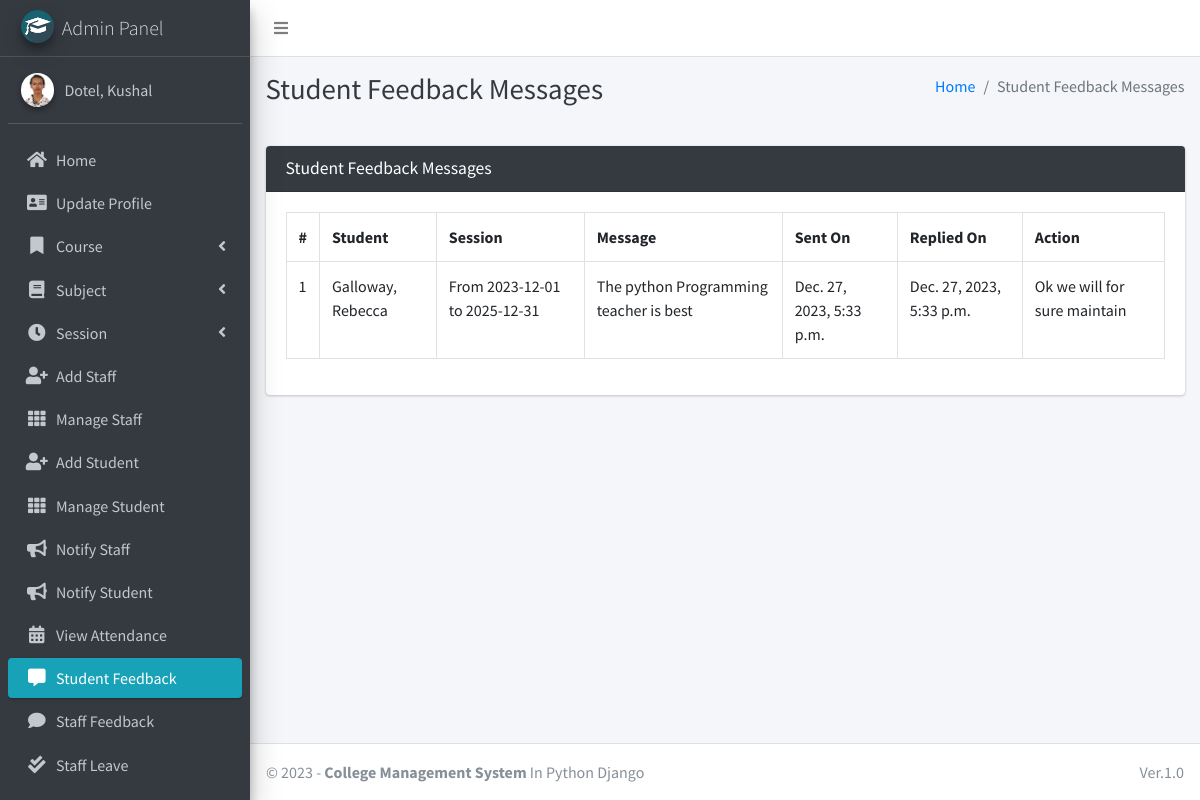
The app's page /student/view/feedback/ (signed in) with its own data.
### main_app/models.py (models this page shows)
class CustomUser(AbstractUser):
    USER_TYPE = ((1, "HOD"), (2, "Staff"), (3, "Student"))
    GENDER = [("M", "Male"), ("F", "Female")]
    username = None  # Removed username, using email instead
    email = models.EmailField(unique=True)
    user_type = models.CharField(default=1, choices=USER_TYPE, max_length=1)
    gender = models.CharField(max_length=1, choices=GENDER)
    profile_pic = models.ImageField()
    address = models.TextField()
    fcm_token = models.TextField(default="")  # For firebase notifications
    created_at = models.DateTimeField(auto_now_add=True)
    updated_at = models.DateTimeField(auto_now=True)
    USERNAME_FIELD = "email"
    REQUIRED_FIELDS = []
    objects = CustomUserManager()
    def __str__(self):
        return self.last_name + ", " + self.first_name

class FeedbackStudent(models.Model):
    student = models.ForeignKey(Student, on_delete=models.CASCADE)
    feedback = models.TextField()
    reply = models.TextField()
    created_at = models.DateTimeField(auto_now_add=True)
    updated_at = models.DateTimeField(auto_now=True)

class Student(models.Model):
    admin = models.OneToOneField(CustomUser, on_delete=models.CASCADE)
    course = models.ForeignKey(Course, on_delete=models.DO_NOTHING, null=True, blank=False)
    session = models.ForeignKey(Session, on_delete=models.DO_NOTHING, null=True)
    def __str__(self):
        return self.admin.last_name + ", " + self.admin.first_name

class Session(models.Model):
    start_year = models.DateField()
    end_year = models.DateField()
    def __str__(self):
        return "From " + str(self.start_year) + " to " + str(self.end_year)

### main_app/hod_views.py (the view, shortened to what this page needs)
# urls.py: path("student/view/feedback/", hod_views.student_feedback_message,
@csrf_exempt
def student_feedback_message(request):
    if request.method != 'POST':
        feedbacks = FeedbackStudent.objects.all()
        context = {
            'feedbacks': feedbacks,
            'page_title': 'Student Feedback Messages'
        }
        return render(request, 'hod_template/student_feedback_template.html', context)

### main_app/templates/hod_template/student_feedback_template.html (shortened to what this page needs)
{% extends 'main_app/base.html' %}
{% load static %}
{% block page_title %}{{page_title}}{% endblock page_title %}
{% block content %}
<section class="content">
    <div class="container-fluid">
        <div class="row">
            <div class="col-md-12">
                <div class="card card-dark">
                    <div class="card-header">
                        <h3 class="card-title">{{page_title}}</h3>
                    </div>
                    <div class="table card-body">
                        <table class="table table-bordered table-hover">
                            <tr>
                                <th>#</th>
                                <th>Student</th>
                                <th>Session</th>
                                <th>Message</th>
                                <th>Sent On</th>
                                <th>Replied On</th>
                                <th>Action</th>
                            </tr>
                            {% for feedback in  feedbacks %}
                              <tr>
                                  <td>{{forloop.counter}}</td>
                                  <td>{{feedback.student}}</td>
                                  <td>{{feedback.student.session}}</td>
                                  <td>{{feedback.feedback}}</td>
                                      {% if feedback.reply == "" %}
                                      <td>{{feedback.created_at}}</td>
                                      <td><span  class='badge badge-warning'>Pending Response</span></td>
                                           <td> <button data-toggle = "modal" data-target = "#reply_modal" value="{{feedback.id}}" class="btn btn-success reply_open_modal">Reply</button>
                                          {% else %}
                                          <td>{{feedback.created_at}}</td>
                                          <td>{{feedback.updated_at}}</td>
                                            <td>{{feedback.reply}}</td>
                                      {% endif %}
                              </tr>
                            {% endfor %}
                        </table>
                    </div>
                    </div>
            </div>
        </div>
    </div>
</section>
{% endblock content %}

### main_app/templates/main_app/sidebar_template.html (shortened to what this page needs)
{% load static %}
<aside class="main-sidebar sidebar-dark-info elevation-4">
    {% if request.user.user_type == '1' %}
    <a href="{% url 'admin_home' %}" class="brand-link">
        <img src="{% static 'dist/img/cmsl.png' %} " alt="AdminLTE Logo"
            class="brand-image img-circle elevation-3" >
        <span class="brand-text font-weight-light">Admin Panel</span>
    </a>
    <div class="sidebar">
        <div class="user-panel mt-3 pb-3 mb-3 d-flex">
            <div class="image">
                <img src="{{ request.user.profile_pic}}" class="img-circle elevation-2" alt="User Image">
            </div>
            <div class="info">
                <a href="#" class="d-block">{{user}}</a>
            </div>
        </div>
        <nav class="mt-2">
            <ul class="nav nav-pills nav-sidebar flex-column" data-widget="treeview" role="menu" data-accordion="false">
                <li class="nav-item">
                    {% url 'admin_home' as admin_home %}
                    <a href="{{admin_home}}" class="nav-link {% if admin_home == request.path %} active {% endif %}">
                        <i class="nav-icon fas fa-home"></i>
                        <p>
                            Home
                        </p>
                    </a>
                </li>
                <li class="nav-item">
                    {% url 'admin_view_profile' as admin_view_profile %}
                    <a href="{{admin_view_profile}}"
                        class="nav-link {% if admin_view_profile == request.path %} active {% endif %}">
                        <i class="nav-icon fas fa-address-card"></i>
                        <p>
                            Update Profile
                        </p>
                    </a>
                </li>
                <li class="nav-item has-treeview">
                    <a href="#" class="nav-link">
                        <i class="nav-icon fas fa-bookmark"></i>
                        <p>
                            Course
                            <i class="fas fa-angle-left right"></i>
                        </p>
                    </a>
                </li>
                <li class="nav-item has-treeview">
                    <a href="#" class="nav-link">
                        <i class="nav-icon fas fa-book"></i>
                        <p>
                            Subject
                            <i class="fas fa-angle-left right"></i>
                        </p>
                    </a>
                </li>
                <li class="nav-item has-treeview">
                    <a href="#" class="nav-link">
                        <i class="nav-icon fas fa-clock"></i>
                        <p>
                            Session
                            <i class="fas fa-angle-left right"></i>
                        </p>
                    </a>
                </li>
                <li class="nav-item">
                    {% url 'add_staff' as add_staff %}
                    <a href="{{add_staff}}" class="nav-link {% if add_staff == request.path %} active {% endif %}">
                        <i class="nav-icon fas fa-user-plus"></i>
                        <p>
                            Add Staff
                        </p>
                    </a>
                </li>
                <li class="nav-item">
                    {% url 'manage_staff' as manage_staff %}
                    {% url 'edit_staff' staff_id as edit_staff %}
                    <a href="{{manage_staff}}"
                        class="nav-link {% if manage_staff == request.path or request.path == edit_staff %} active {% endif %}">
                        <i class="nav-icon fas fa-th"></i>
                        <p>
                            Manage Staff
                        </p>
                    </a>
                </li>
                <li class="nav-item">
                    {% url 'add_student' as add_student%}
                    <a href="{{add_student}}" class="nav-link  {% if add_student == request.path %} active {% endif %}">
                        <i class="nav-icon fas fa-user-plus"></i>
                        <p>
                            Add Student
                        </p>
                    </a>
                </li>
                <li class="nav-item">
                    {% url 'manage_student' as manage_student %}
                    {% url 'edit_student' student_id as edit_student %}
                    <a href="{{manage_student}}"
                        class="nav-link  {% if edit_student == request.path or manage_student == request.path %} active {% endif %}">
                        <i class="nav-icon fas fa-th"></i>
                        <p>
                            Manage Student
                        </p>
                    </a>
                </li>
                <li class="nav-item">
                    {% url 'admin_notify_staff' as admin_notify_staff %}
                    <a href="{{admin_notify_staff}}"
                        class="nav-link {% if admin_notify_staff == request.path %} active {% endif %}">
                        <i class="nav-icon fas fa-bullhorn"></i>
                        <p>
                            Notify Staff
                        </p>
                    </a>
                </li>
                <li class="nav-item">
                    {% url 'admin_notify_student' as admin_notify_student %}
                    <a href="{{admin_notify_student}}"
                        class="nav-link {% if admin_notify_student == request.path %} active {% endif %}">
                        <i class="nav-icon fas fa-bullhorn"></i>
                        <p>
                            Notify Student
                        </p>
                    </a>
                </li>
                <li class="nav-item">
                    {% url 'admin_view_attendance' as admin_view_attendance %}
                <li class="nav-item">
                    <a href="{{admin_view_attendance}}"
                        class="nav-link  {% if admin_view_attendance == request.path %} active {% endif %}">
                        <i class="nav-icon fas fa-calendar-alt"></i>
                        <p>
                            View Attendance
                        </p>
                    </a>
                </li>
                <li class="nav-item">
                    {% url 'student_feedback_message' as student_feedback_message %}
                    <a href="{{ student_feedback_message }}"
                        class="nav-link  {% if student_feedback_message == request.path %} active {% endif %}">
                        <i class="nav-icon fas fa-comment-alt"></i>
                        <p>
                            Student Feedback
                        </p>
                    </a>
                </li>
                <li class="nav-item">
                    {% url 'staff_feedback_message' as staff_feedback_message %}
                    <a href="{{staff_feedback_message}}"
                        class="nav-link   {% if staff_feedback_message == request.path %} active {% endif %}">
                        <i class="nav-icon fas fa-comment"></i>
                        <p>
                            Staff Feedback
                        </p>
                    </a>
                </li>
                <li class="nav-item">
                    {% url 'view_staff_leave' as view_staff_leave %}
                    <a href="{{view_staff_leave}}"
                        class="nav-link  {% if view_staff_leave == request.path %} active {% endif %}">
                        <i class="nav-icon fas fa-check-double"></i>
                        <p>
                            Staff Leave
                        </p>
                    </a>
                </li>
                <li class="nav-item">
                    {% url 'view_student_leave' as view_student_leave %}
                    <a href="{% url 'view_student_leave' %}"
                        class="nav-link  {% if view_student_leave == request.path %} active {% endif %}">
                    </a>
                </li>
                                        {% endif %}
                                    </ul>
                                </nav>
                            </div>
</aside>

### records on screen
CustomUser: user.profile_pic (picture), last_name+first_name "Dotel, Kushal"
FeedbackStudent: student "Galloway, Rebecca", student.session "From 2023-12-01 to 2025-12-31", feedback "The python Programming teacher is best", created_at "Dec. 27, 2023, 5:33 p.m.", updated_at "Dec. 27, 2023, 5:33 p.m.", reply "Ok we will for sure maintain"

### other values on screen
{{ page_title }} "Student Feedback Messages"
